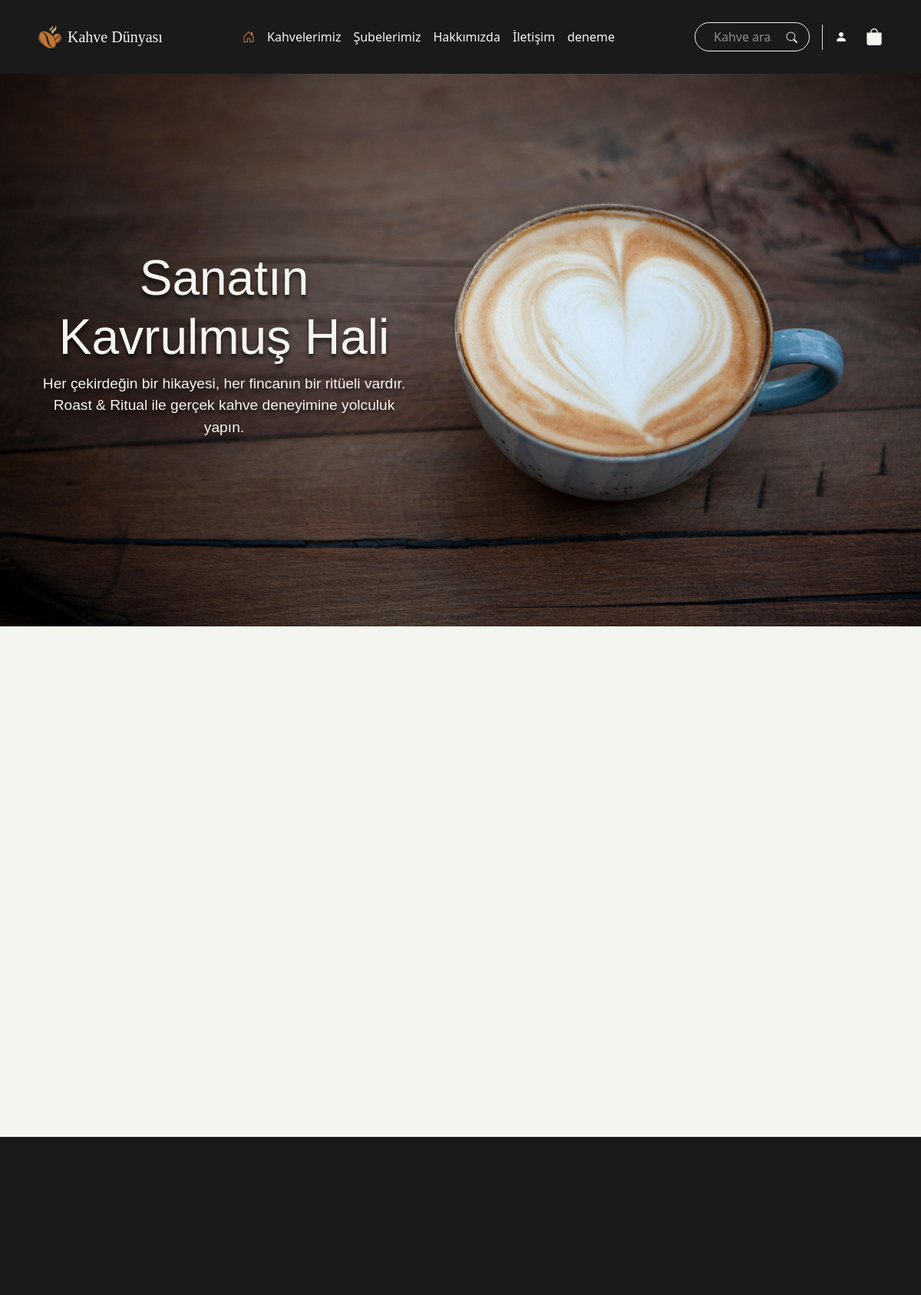
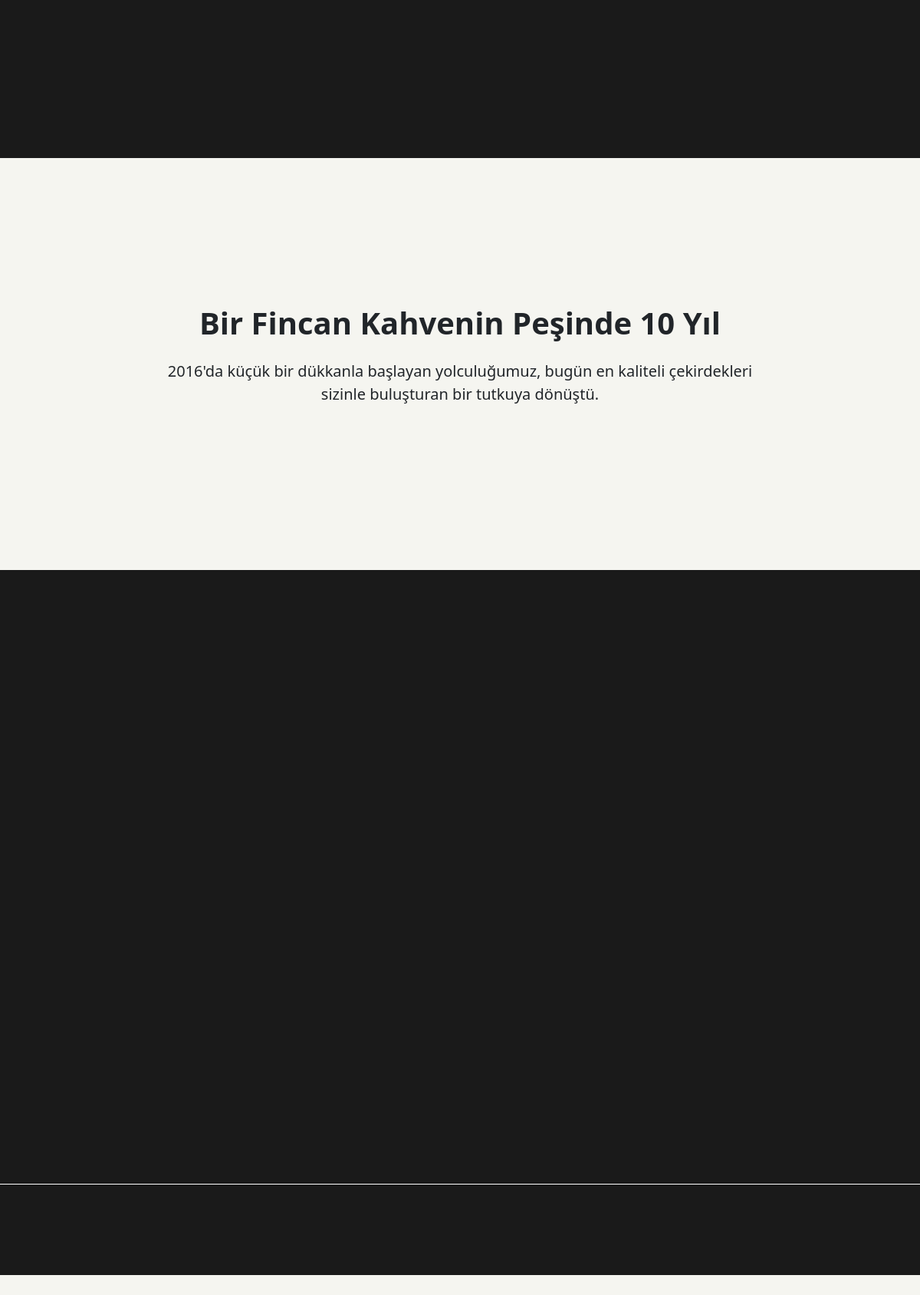
The page / on the database its author committed (2 pictures, top to bottom).
### tables this page shows
CREATE TABLE IF NOT EXISTS `menuler` (
  `id` int NOT NULL AUTO_INCREMENT,
  `menu_ad` varchar(50) NOT NULL,
  `menu_url` varchar(100) NOT NULL,
  `sira` int DEFAULT '0',
  `aktif` tinyint(1) DEFAULT '1',
  `icerik` text,
  PRIMARY KEY (`id`)
);

CREATE TABLE IF NOT EXISTS `bannerlar` (
  `id` int NOT NULL AUTO_INCREMENT,
  `sayfa_key` varchar(100) NOT NULL,
  `baslik` varchar(255) DEFAULT NULL,
  `alt_baslik` varchar(255) DEFAULT NULL,
  `resim_yolu` varchar(255) DEFAULT NULL,
  `aktif` tinyint(1) DEFAULT '1',
  PRIMARY KEY (`id`)
);

CREATE TABLE IF NOT EXISTS `hakkimizda` (
  `id` int NOT NULL AUTO_INCREMENT,
  `ust_baslik` varchar(255) NOT NULL,
  `alt_baslik` varchar(255) NOT NULL,
  `aciklama` text NOT NULL,
  `deneyim` varchar(20) DEFAULT NULL,
  `cekirdek` varchar(20) DEFAULT NULL,
  `sube` varchar(20) DEFAULT NULL,
  `musteri` varchar(20) DEFAULT NULL,
  `eklenme_tarihi` timestamp NULL DEFAULT CURRENT_TIMESTAMP,
  `deneyim_sayi` varchar(20) DEFAULT NULL,
  `deneyim_baslik` varchar(100) DEFAULT NULL,
  `cekirdek_sayi` varchar(20) DEFAULT NULL,
  `cekirdek_baslik` varchar(100) DEFAULT NULL,
  `sube_sayi` varchar(20) DEFAULT NULL,
  `sube_baslik` varchar(100) DEFAULT NULL,
  `musteri_sayi` varchar(20) DEFAULT NULL,
  `musteri_baslik` varchar(100) DEFAULT NULL,
  PRIMARY KEY (`id`)
);

### index.php (the view, shortened to what this page needs)
<?php
include_once __DIR__ . '/parts/header.php';
include_once __DIR__ . '/parts/navbarMenu.php';
include_once __DIR__ . '/parts/banner.php';
?>
<section class="featured-products pb-5">
  <div class="container">
    <div class="row row-cols-1 row-cols-md-3 g-4">
    </div>
  </div>
</section>
<section class="section-dark pb-5">
  <div class="container">
    <div class="row row-cols-1 row-cols-md-2 row-cols-lg-4 g-4">
    </div>
  </div>
</section>
<?php
$stmt = $db->prepare("SELECT * FROM hakkimizda ORDER BY id DESC LIMIT 1");
$stmt->execute();
$hakkimizda = $stmt->fetch(PDO::FETCH_ASSOC);
?>
<section class="about-section py-5">
  <div class="container">
    <div class="row text-center">
      <div class="col-12 mb-5">
        <h6 class="display-6 fw-bold mb-4"> <?= htmlspecialchars($hakkimizda['alt_baslik']) ?></h6>
        <p class="lead mx-auto" style="max-width: 800px;">
           <?= htmlspecialchars($hakkimizda['aciklama']) ?>
        </p>
      </div>
    </div>
  </div>
</section>
<section class="section-dark py-5">
  <div class="container">
    <div class="row g-5">
      <div class="col-12 text-center pb-5">
      </div>
    </div>
  </div>
</section>
<?php include_once __DIR__ . '/parts/footer.php'; ?>

### parts/navbarMenu.php (shortened to what this page needs)
<?php
include_once __DIR__ . '/../bağlantı.php';
$sorguNav = $db->query("SELECT * FROM menuler WHERE aktif = 1 ORDER BY sira ASC", PDO::FETCH_ASSOC);
$menuler = $sorguNav->fetchAll();
$activePage = basename($_SERVER['PHP_SELF']);
$arama = isset($_GET['q']) ? trim($_GET['q']) : '';
?>
<nav class="navbar navbar-expand-lg">
  <div class="container">
    <a class="navbar-brand d-flex align-items-center menuscroll" href="<?php echo BASE_URL; ?>index.php">
      <img src="<?php echo BASE_URL; ?>img/logo.png" alt="logo" class="img-fluid mx-2">
      <span>Kahve Dünyası</span>
    </a>
    <div class="d-flex align-items-center ms-auto order-lg-3 nav-elements-wrapper">
      <form class="d-flex align-items-center menuscroll me-2" role="search"
        action="<?php echo BASE_URL; ?>html/kahvelerimiz.php"
        method="GET">
        <div class="search-container position-relative me-3">
          <input class="form-control ps-4 pe-5"
            id="searchQuery"
            name="q"
            type="text"
            placeholder="Kahve ara..."
            value="<?php echo htmlspecialchars($arama); ?>"
            autocomplete="off">
          <button class="search-icon-btn" type="submit">
            <i class="bi bi-search" style="font-size: 0.9rem;"></i>
          </button>
        </div>
        <div class="d-flex align-items-center gap-3 border-start ps-3">
          <?php if (isset($_SESSION['user_id'])): ?>
            <a href="#" class="btn-member text-decoration-none d-flex align-items-center <?php echo ($activePage == 'profil.php') ? 'active' : ''; ?>">
              <i class="bi bi-person-fill"></i>
              <span style="font-size: 13px; margin-left: 5px;"><?php echo explode(' ', $_SESSION['user_name'])[0]; ?></span>
            </a>
            <a href="<?php echo BASE_URL; ?>html/cikis.php" class="btn-member ms-2" title="Çıkış Yap">
              <i class="bi bi-box-arrow-right"></i>
            </a>
          <?php else: ?>
            <a href="<?php echo BASE_URL; ?>html/uye_ol.php" class="btn-member <?php echo ($activePage == 'uye_ol.php' || $activePage == 'giris.php') ? 'active' : ''; ?>">
              <i class="bi bi-person-fill"></i>
            </a>
          <?php endif; ?>
          <div class="cart-wrapper ms-2">
            <a href="<?php echo BASE_URL; ?>html/sepet.php" class="cart-icon position-relative <?php echo ($activePage == 'sepet.php') ? 'active' : ''; ?>">
              <i class="bi bi-bag-fill"></i>
            </a>
          </div>
        </div>
      </form>
    </div>
    <div class="collapse navbar-collapse order-lg-2" id="navbarSupportedContent">
      <ul class="navbar-nav mx-auto mb-2 mb-lg-0 menuscroll">
        <?php foreach ($menuler as $menu): ?>
          <li class="nav-item">
            <?php
            $url = trim($menu['menu_url']);
            if ($url == 'index.php') {
              $gitilecek_yer = BASE_URL . $url;
            } else {
              $gitilecek_yer = (strpos($url, 'html/') === false) ? BASE_URL . "html/" . $url : BASE_URL . $url;
            }
            $is_active = (strpos($url, $activePage) !== false) ? 'active' : '';
            ?>
            <a class="nav-link <?php echo $is_active; ?>" href="<?php echo $gitilecek_yer; ?>">
              <?php if ($menu['menu_ad'] == 'Anasayfa'): ?>
                <i class="bi bi-house-door"></i>
              <?php else: ?>
                <?php echo $menu['menu_ad']; ?>
              <?php endif; ?>
            </a>
          </li>
        <?php endforeach; ?>
      </ul>
    </div>
  </div>
</nav>

### parts/banner.php (shortened to what this page needs)
<?php
$mevcutSayfa = basename($_SERVER['PHP_SELF']);
$bannerSorgu = $db->prepare("SELECT * FROM bannerlar WHERE sayfa_key = ? AND aktif = 1");
$bannerSorgu->execute([$mevcutSayfa]);
$banner = $bannerSorgu->fetch(PDO::FETCH_ASSOC);
$bannerClass = "banner-dark";
if ($mevcutSayfa == "index.php") {
    $bannerClass = "banner-home";
} elseif ($mevcutSayfa == "iletişim.php" || $mevcutSayfa == "subelerimiz.php") {
    $bannerClass = "banner-light";
}
?>
<section class="main-banner <?php echo $bannerClass; ?>"
    style="background-image: url('<?php echo BASE_URL . $banner['resim_yolu']; ?>');">
    <div class="container">
        <div class="banner-content">
            <h1><?= htmlspecialchars($banner['baslik']); ?></h1>
            <?php if($mevcutSayfa == "index.php"): ?>
                <p><?php echo $banner['alt_baslik']; ?></p>
            <?php endif; ?>
        </div>
    </div>
</section>

### css/style.css (style rules this page uses)
* { scrollbar-width: thin; scrollbar-color: #D4783E #1A1A1A; }
html { height: 100%; margin: 0; padding: 0; }
body { background-color: #F5F5F0 !important; overflow-x: hidden; padding-top: 80px; min-height: 100vh; position: relative; }
@media (min-width: 768px) { body { padding-top: 96px; } }
section { width: 100%; overflow: hidden; }
.menuscroll { animation: brandIn 0.6s ease-out forwards; will-change: transform, opacity; }
.navbar { position: fixed; top: 0; left: 0; width: 100%; min-height: 80px; background-color: #1A1A1A !important; z-index: 9999 !important; display: flex; align-items: center; }
.navbar .container { display: flex; align-items: center; justify-content: space-between; height: 100%; flex-wrap: nowrap; }
@media (min-width: 768px) { .navbar .container { flex-direction: row; justify-content: space-between; height: 80px; } }
.navbar .container .navbar-brand { color: #F5F5F0 !important; font-family: "Playfair Display", serif; display: flex; align-items: center; text-decoration: none; margin: 0; }
.navbar .container .navbar-brand img { width: 30px; height: 30px; margin-right: 10px; }
.navbar .container .navbar-brand span { font-size: 20px; }
.navbar .container .nav-elements-wrapper { display: flex; align-items: center; gap: 15px; }
@media (min-width: 768px) { .navbar .container .nav-elements-wrapper { width: auto; justify-content: flex-end; } }
.navbar .container form .search-container { position: relative; display: flex; align-items: center; }
.navbar .container form .form-control { background-color: transparent !important; border: 1px solid #F5F5F0 !important; border-radius: 30px; color: #fff !important; height: 38px; width: 150px; padding-left: 15px; padding-right: 35px; }
.navbar .container form .form-control::placeholder { color: rgba(255, 255, 255, 0.5); }
.navbar .container form .search-icon-btn { position: absolute; right: 10px; top: 50%; transform: translateY(-50%); background: none; border: none; color: #F5F5F0; }
.navbar .container .btn-member, .navbar .container .cart-icon, .navbar .container .btn-member i, .navbar .container .cart-icon i { color: #F5F5F0 !important; transition: all 0.3s ease; }
.navbar .container .cart-wrapper { position: relative; display: flex; align-items: center; }
.navbar .container .cart-wrapper .cart-icon { font-size: 22px; }
.navbar .container .nav-link { color: #F5F5F0; }
.navbar .container .nav-link:hover, .navbar .container .nav-link.active { color: #D4783E !important; }
.section-dark { background-color: #1A1A1A; }
.main-banner { position: relative; background-size: cover; background-position: center; background-repeat: no-repeat; height: 60vh; display: flex; align-items: center; }
.main-banner .container { position: relative; z-index: 2; }
.main-banner .banner-content { text-align: center; color: #F5F5F0; font-family: "Montserrat", sans-serif; }
.main-banner .banner-content h1 { font-size: 4rem; }
.main-banner .banner-content p { font-size: 1.2rem; }
.banner-home { height: calc(100vh - 80px); }
.banner-home .banner-content { text-align: center; max-width: 500px; }
@media (min-width: 768px) { .banner-home .banner-content h1 { text-shadow: 0 5px 5px rgba(0, 0, 0, 0.6); } }
@media (min-width: 768px) { .banner-home .banner-content p { text-shadow: 0 5px 5px rgba(0, 0, 0, 0.6); } }
.nav-link.active { color: #ff7f11 !important; font-weight: 600; }

### rows shown on the page
menuler: menu_ad "Anasayfa" (drawn)
menuler: menu_ad "Kahvelerimiz"
menuler: menu_ad "Şubelerimiz"
menuler: menu_ad "Hakkımızda"
menuler: menu_ad "İletişim"
menuler: menu_ad "deneme"
bannerlar: resim_yolu (picture), baslik "Sanatın Kavrulmuş Hali", alt_baslik "Her çekirdeğin bir hikayesi, her fincanın bir ritüeli vardır. Roast & Ritual ile gerçek kahve deneyimine yolculuk yapın."
hakkimizda: alt_baslik "Bir Fincan Kahvenin Peşinde 10 Yıl", aciklama "2016'da küçük bir dükkanla başlayan yolculuğumuz, bugün en kaliteli çekirdekleri sizinle buluşturan bir tutkuya dönüştü."
